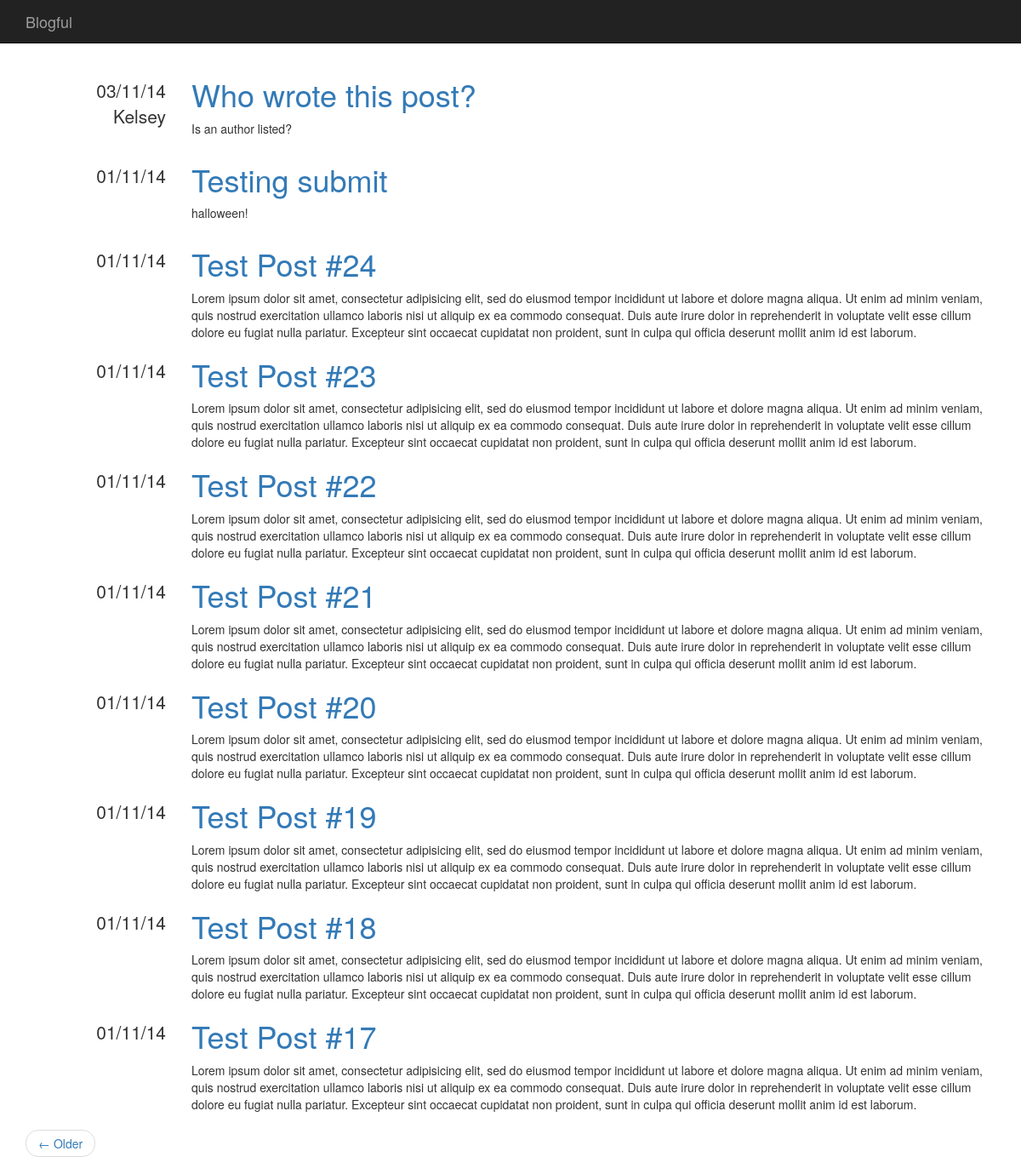
Before: / with the older database file.
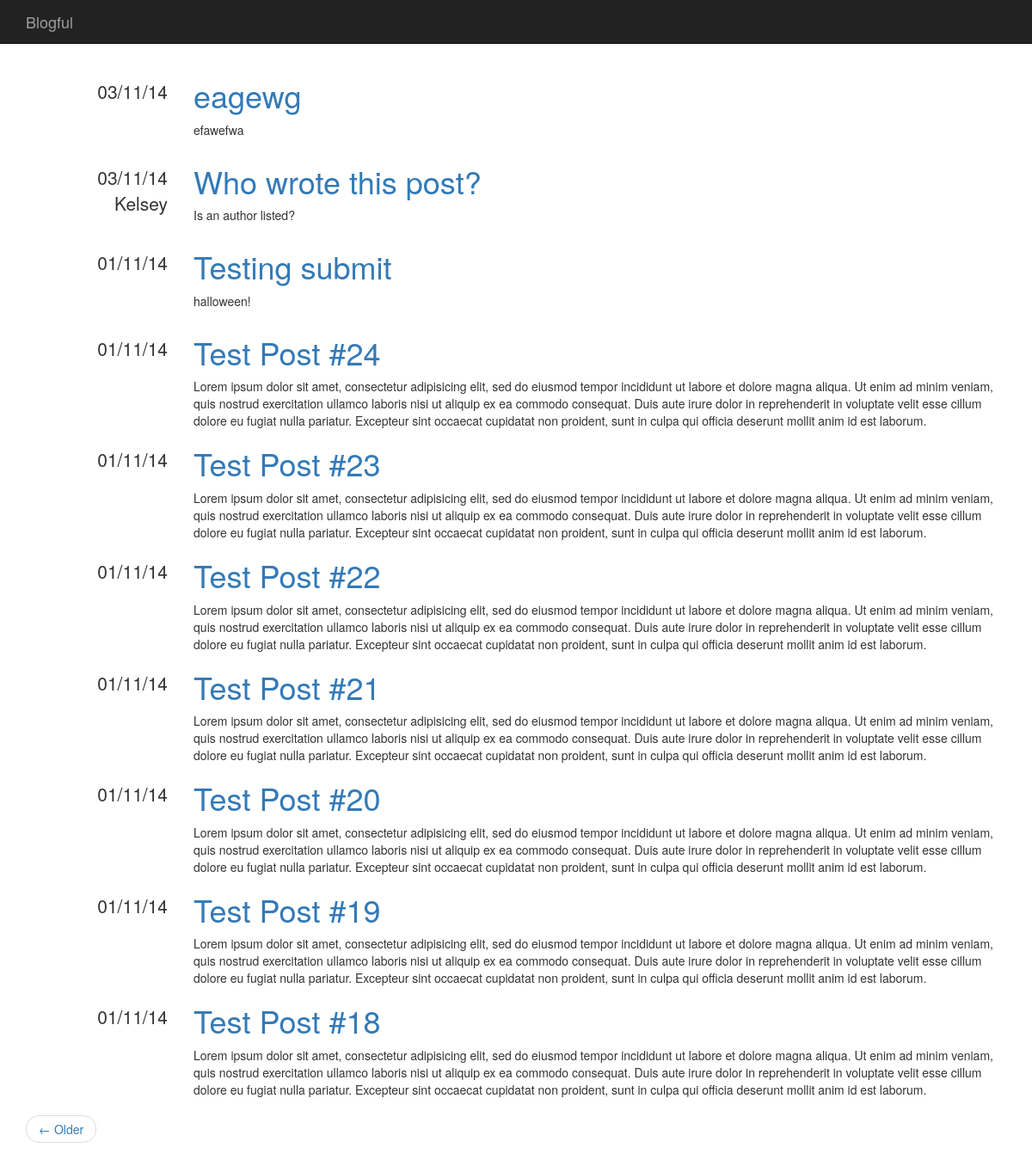
After: the same page with the newer database file.
### blog/models.py (models this page shows)
class Post(Base):
    __tablename__ = "posts"
    id = Column(Integer, Sequence("post_id_sequence"), primary_key=True)
    title = Column(String(1024))
    content = Column(Text)
    datetime = Column(DateTime, default=datetime.datetime.now)
    author_id = Column(Integer, ForeignKey('users.id'))

class User(Base, UserMixin):
    __tablename__ = "users"
    id = Column(Integer, Sequence("user_id_sequence"), primary_key=True)
    name = Column(String(128))
    email = Column(String(128), unique=True)
    password = Column(String(128))
    posts = relationship("Post", backref="author")

### blog/views.py (the view)
@app.route("/")
@app.route("/page/<int:page>")
def pages(page=1, paginate_by=10):
    page_index = page - 1
    count = session.query(Post).count()
    start = page_index * paginate_by
    end = start + paginate_by
    total_pages = (count - 1) / paginate_by + 1
    has_next = page_index < total_pages - 1
    has_prev = page_index > 0
    posts = session.query(Post)
    posts = posts.order_by(Post.datetime.desc())
    posts = posts[start:end]
    return render_template("pages.html",
        posts=posts,
        has_next=has_next,
        has_prev=has_prev,
        page=page,
        total_pages=total_pages
    )

### blog/filters.py (called while the page is built)
@app.template_filter()
def dateformat(date, format):
    if not date:
        return None
    return date.strftime(format)

### blog/templates/pages.html (shortened to what this page needs)
{% import "macros.html" as macros %}
{% extends "base.html" %}
{% block content %}
{% for post in posts %}
{{ macros.render_post(post) }}
{% endfor %}
<ul class="pager">
    {% if has_next %}
    <li class="previous" >
    <a href="{{ url_for('posts', page=page + 1) }}">&larr; Older</a>
    </li>
    {% endif %}
</ul>
{% endblock %}

### blog/templates/macros.html
{% macro render_post(post) %}
<div class="row">
    <div class="col-md-2 text-right metadata">
        <ul class="list-unstyled">
            <li>
                {{ post.datetime | dateformat("%d/%m/%y") }}
            </li>
            <li>
                {{ post.author.name }}
            </li>
        </ul>
    </div>
    <div class="col-md-10">
        <h1>
            <a href="/post/{{post.id -1}}">{{ post.title }}</a>
        </h1>
        {{ post.content | safe }}
    </div>
</div>
{% endmacro %}

### blog/templates/base.html (shortened to what this page needs)
<!DOCTYPE html>
<html lang="en">
    <head>
        <link rel="stylesheet" href="//netdna.bootstrapcdn.com/bootstrap/3.1.1/css/bootstrap.min.css">
        <link rel="stylesheet" href="{{ url_for('static', filename='css/main.css') }}">
    </head>
    <body>
        <div class="navbar navbar-inverse navbar-static-top" role="navigation">
            <div class="container">
                <div class="navbar-header">
                    <a class="navbar-brand" href="{{ url_for('posts') }}">Blogful</a>
                </div>
                <div class="collapse navbar-collapse">
                </div>
            </div>
        </div>
        <div class="container">
            {% block content %}{% endblock %}
        </div>
    </body>
</html>

### blog/static/css/main.css (style rules this page uses)
div.metadata { margin-top: 20px; font-size: 1.5em; }

Changed rows visible on the page:
no longer on this page (row unchanged): Post: datetime "01/11/14", title "Test Post #17", content "Lorem ipsum dolor sit amet, consectetur adipisicing elit, sed do eiusmod tempor incididunt ut labore et dolore magna aliqua. Ut enim ad minim veniam, quis nostrud exercitation ullamco laboris nisi ut aliquip ex ea commodo consequat. Duis aute irure dolor in reprehenderit in voluptate velit esse cillum dolore eu fugiat nulla pariatur. Excepteur sint occaecat cupidatat non proident, sunt in culpa qui officia deserunt mollit anim id est laborum."
added Post: datetime "03/11/14", title "eagewg", content "efawefwa"
